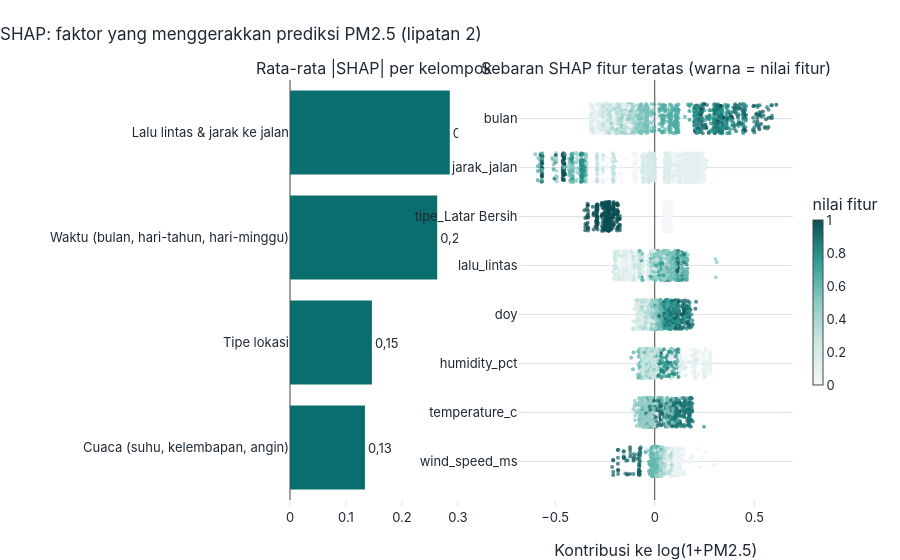

Source (notebook cell):
### Markdown cell above
### 1.2 SHAP (Gradient Boosting, lipatan 2)
SHAP (TreeExplainer) pada 1.500 hari uji acak: arah dan besar kontribusi tiap fitur. Warna = nilai fitur (rendah → tinggi).

### Code cell
import shap
nm2 = list(FOLD)[1]; tr2, te2 = FOLD[nm2]
gb = pred[(nm2, "Gradient Boosting")][0]
samp = F.loc[te2, kol_utama].sample(1500, random_state=1)
sv = shap.TreeExplainer(gb).shap_values(samp)
mabs = pd.Series(np.abs(sv).mean(axis=0), index=kol_utama).sort_values(ascending=False)
grup_of = {c: g for g, cs in M.GRUP_FITUR.items() for c in cs}
mabs_g = mabs.groupby(mabs.index.map(grup_of)).sum().sort_values(ascending=False)
print("Rata-rata |SHAP| per fitur:"); display(mabs.round(4).to_frame("mean_abs_shap").T)
print("Per kelompok:"); display(mabs_g.round(4).to_frame("mean_abs_shap").T)
rng = np.random.default_rng(5); top8 = list(mabs.index[:8])
fig = make_subplots(rows=1, cols=2, column_widths=[0.38, 0.62], horizontal_spacing=0.12, subplot_titles=("Rata-rata |SHAP| per kelompok", "Sebaran SHAP fitur teratas (warna = nilai fitur)"))
fig.add_bar(y=mabs_g.index, x=mabs_g.values, orientation="h", marker_color=style.WARNA_UTAMA, text=[fl(v, 2) for v in mabs_g.values], textposition="outside", showlegend=False, row=1, col=1)
for j, c in enumerate(top8):
    v = samp[c].to_numpy(float); z = (v - v.min()) / (np.ptp(v) or 1)
    fig.add_trace(go.Scatter(x=sv[:, kol_utama.index(c)], y=j + rng.uniform(-0.3, 0.3, len(v)), mode="markers", marker=dict(size=4, color=z, colorscale=style.SKALA_KELENGKAPAN, opacity=0.7, showscale=(j == 0), colorbar=dict(title="nilai fitur", thickness=10, len=0.5, x=1.02)),
                             showlegend=False, customdata=v, hovertemplate=c + "<br>SHAP %{x:.3f}<br>nilai %{customdata:.2f}<extra></extra>"), row=1, col=2)
fig.update_yaxes(autorange="reversed", row=1, col=1)
fig.update_yaxes(tickmode="array", tickvals=list(range(8)), ticktext=top8, autorange="reversed", row=1, col=2); fig.update_xaxes(title_text="Kontribusi ke log(1+PM2.5)", row=1, col=2)
fig.update_layout(margin=dict(l=290))
style.terapkan(fig, "SHAP: faktor yang menggerakkan prediksi PM2.5 (lipatan 2)", 560)
simpan(fig, "05_1_shap", 560); fig.show()
KN["1_ml"]["shap_gb_lipatan2"] = {"per_fitur": mabs.round(4).to_dict(), "per_kelompok": mabs_g.round(4).to_dict()}

### Figure 1 — Plotly figure (JSON) as saved in the notebook; plotly's stock layout.template omitted (floating-point values rounded to 4 significant figures; data arrays with more than 128 entries replaced by an {"elided": "..."} marker saying what was removed)
{"data": [{"marker": {"color": "#0B6E6E"}, "orientation": "h", "showlegend": false, "text": ["0,29", "0,26", "0,15", "0,13"], "textposition": "outside", "type": "bar", "x": [0.2855, 0.263, 0.1463, 0.1339], "xaxis": "x", "y": ["Lalu lintas & jarak ke jalan", "Waktu (bulan, hari-tahun, hari-minggu)", "Tipe lokasi", "Cuaca (suhu, kelembapan, angin)"], "yaxis": "y"}, {"customdata": {"elided": "1500 float values"}, "hovertemplate": "bulan<br>SHAP %{x:.3f}<br>nilai %{customdata:.2f}<extra></extra>", "marker": {"color": {"elided": "1500 float values"}, "colorbar": {"len": 0.5, "thickness": 10, "title": {"text": "nilai fitur"}, "x": 1.02}, "colorscale": [[0.0, "#F5F7FA"], [0.25, "#CFE8E4"], [0.5, "#8CCBC3"], [0.75, "#2E9E94"], [1.0, "#0B4F55"]], "opacity": 0.7, "showscale": true, "size": 4}, "mode": "markers", "showlegend": false, "type": "scatter", "x": {"elided": "1500 float values"}, "xaxis": "x2", "y": {"elided": "1500 float values"}, "yaxis": "y2"}, {"customdata": {"elided": "1500 float values"}, "hovertemplate": "jarak_jalan<br>SHAP %{x:.3f}<br>nilai %{customdata:.2f}<extra></extra>", "marker": {"color": {"elided": "1500 float values"}, "colorbar": {"len": 0.5, "thickness": 10, "title": {"text": "nilai fitur"}, "x": 1.02}, "colorscale": [[0.0, "#F5F7FA"], [0.25, "#CFE8E4"], [0.5, "#8CCBC3"], [0.75, "#2E9E94"], [1.0, "#0B4F55"]], "opacity": 0.7, "showscale": false, "size": 4}, "mode": "markers", "showlegend": false, "type": "scatter", "x": {"elided": "1500 float values"}, "xaxis": "x2", "y": {"elided": "1500 float values"}, "yaxis": "y2"}, {"customdata": {"elided": "1500 float values"}, "hovertemplate": "tipe_Latar Bersih<br>SHAP %{x:.3f}<br>nilai %{customdata:.2f}<extra></extra>", "marker": {"color": {"elided": "1500 float values"}, "colorbar": {"len": 0.5, "thickness": 10, "title": {"text": "nilai fitur"}, "x": 1.02}, "colorscale": [[0.0, "#F5F7FA"], [0.25, "#CFE8E4"], [0.5, "#8CCBC3"], [0.75, "#2E9E94"], [1.0, "#0B4F55"]], "opacity": 0.7, "showscale": false, "size": 4}, "mode": "markers", "showlegend": false, "type": "scatter", "x": {"elided": "1500 float values"}, "xaxis": "x2", "y": {"elided": "1500 float values"}, "yaxis": "y2"}, {"customdata": {"elided": "1500 float values"}, "hovertemplate": "lalu_lintas<br>SHAP %{x:.3f}<br>nilai %{customdata:.2f}<extra></extra>", "marker": {"color": {"elided": "1500 float values"}, "colorbar": {"len": 0.5, "thickness": 10, "title": {"text": "nilai fitur"}, "x": 1.02}, "colorscale": [[0.0, "#F5F7FA"], [0.25, "#CFE8E4"], [0.5, "#8CCBC3"], [0.75, "#2E9E94"], [1.0, "#0B4F55"]], "opacity": 0.7, "showscale": false, "size": 4}, "mode": "markers", "showlegend": false, "type": "scatter", "x": {"elided": "1500 float values"}, "xaxis": "x2", "y": {"elided": "1500 float values"}, "yaxis": "y2"}, {"customdata": {"elided": "1500 float values"}, "hovertemplate": "doy<br>SHAP %{x:.3f}<br>nilai %{customdata:.2f}<extra></extra>", "marker": {"color": {"elided": "1500 float values"}, "colorbar": {"len": 0.5, "thickness": 10, "title": {"text": "nilai fitur"}, "x": 1.02}, "colorscale": [[0.0, "#F5F7FA"], [0.25, "#CFE8E4"], [0.5, "#8CCBC3"], [0.75, "#2E9E94"], [1.0, "#0B4F55"]], "opacity": 0.7, "showscale": false, "size": 4}, "mode": "markers", "showlegend": false, "type": "scatter", "x": {"elided": "1500 float values"}, "xaxis": "x2", "y": {"elided": "1500 float values"}, "yaxis": "y2"}, {"customdata": {"elided": "1500 float values"}, "hovertemplate": "humidity_pct<br>SHAP %{x:.3f}<br>nilai %{customdata:.2f}<extra></extra>", "marker": {"color": {"elided": "1500 float values"}, "colorbar": {"len": 0.5, "thickness": 10, "title": {"text": "nilai fitur"}, "x": 1.02}, "colorscale": [[0.0, "#F5F7FA"], [0.25, "#CFE8E4"], [0.5, "#8CCBC3"], [0.75, "#2E9E94"], [1.0, "#0B4F55"]], "opacity": 0.7, "showscale": false, "size": 4}, "mode": "markers", "showlegend": false, "type": "scatter", "x": {"elided": "1500 float values"}, "xaxis": "x2", "y": {"elided": "1500 float values"}, "yaxis": "y2"}, {"customdata": {"elided": "1500 float values"}, "hovertemplate": "temperature_c<br>SHAP %{x:.3f}<br>nilai %{customdata:.2f}<extra></extra>", "marker": {"color": {"elided": "1500 float values"}, "colorbar": {"len": 0.5, "thickness": 10, "title": {"text": "nilai fitur"}, "x": 1.02}, "colorscale": [[0.0, "#F5F7FA"], [0.25, "#CFE8E4"], [0.5, "#8CCBC3"], [0.75, "#2E9E94"], [1.0, "#0B4F55"]], "opacity": 0.7, "showscale": false, "size": 4}, "mode": "markers", "showlegend": false, "type": "scatter", "x": {"elided": "1500 float values"}, "xaxis": "x2", "y": {"elided": "1500 float values"}, "yaxis": "y2"}, {"customdata": {"elided": "1500 float values"}, "hovertemplate": "wind_speed_ms<br>SHAP %{x:.3f}<br>nilai %{customdata:.2f}<extra></extra>", "marker": {"color": {"elided": "1500 float values"}, "colorbar": {"len": 0.5, "thickness": 10, "title": {"text": "nilai fitur"}, "x": 1.02}, "colorscale": [[0.0, "#F5F7FA"], [0.25, "#CFE8E4"], [0.5, "#8CCBC3"], [0.75, "#2E9E94"], [1.0, "#0B4F55"]], "opacity": 0.7, "showscale": false, "size": 4}, "mode": "markers", "showlegend": false, "type": "scatter", "x": {"elided": "1500 float values"}, "xaxis": "x2", "y": {"elided": "1500 float values"}, "yaxis": "y2"}], "layout": {"annotations": [{"font": {"size": 16}, "showarrow": false, "text": "Rata-rata |SHAP| per kelompok", "x": 0.1672, "xanchor": "center", "xref": "paper", "y": 1.0, "yanchor": "bottom", "yref": "paper"}, {"font": {"size": 16}, "showarrow": false, "text": "Sebaran SHAP fitur teratas (warna = nilai fitur)", "x": 0.7272, "xanchor": "center", "xref": "paper", "y": 1.0, "yanchor": "bottom", "yref": "paper"}], "height": 560, "margin": {"l": 290}, "title": {"text": "SHAP: faktor yang menggerakkan prediksi PM2.5 (lipatan 2)"}, "xaxis": {"anchor": "y", "domain": [0.0, 0.3344]}, "xaxis2": {"anchor": "y2", "domain": [0.4544, 1.0], "title": {"text": "Kontribusi ke log(1+PM2.5)"}}, "yaxis": {"anchor": "x", "autorange": "reversed", "domain": [0.0, 1.0]}, "yaxis2": {"anchor": "x2", "autorange": "reversed", "domain": [0.0, 1.0], "tickmode": "array", "ticktext": ["bulan", "jarak_jalan", "tipe_Latar Bersih", "lalu_lintas", "doy", "humidity_pct", "temperature_c", "wind_speed_ms"], "tickvals": [0, 1, 2, 3, 4, 5, 6, 7]}}}
